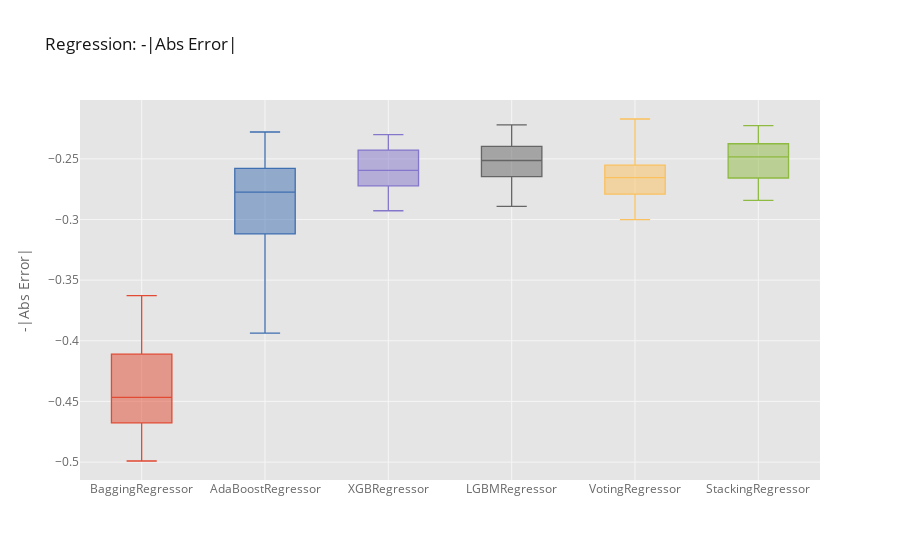

Source (notebook cell):
### Code cell
df_scores_regression = pd.DataFrame()
accuracy_scores_regression = []

for name, model in models_cv:
    model_scores = cross_val_score(model, X_train,y_train, scoring='neg_mean_absolute_error', cv=cv, n_jobs=-1)
    model.fit(X_train,y_train)
    accuracy_scores_regression.append(MSE(y_test, model.predict(X_test))**(1/2))
    df_scores_regression[name] = model_scores

df_scores_regression.iplot(kind='box', asFigure=True, showlegend=False, yTitle='-|Abs Error|', theme='ggplot', title='Regression: -|Abs Error|')

### Figure 1 — Plotly figure (JSON) as saved in the notebook; plotly's stock layout.template omitted (floating-point values rounded to 4 significant figures)
{"data": [{"boxpoints": false, "line": {"width": 1.3}, "marker": {"color": "rgba(226, 74, 51, 1.0)"}, "name": "BaggingRegressor", "orientation": "v", "type": "box", "y": [-0.4687, -0.454, -0.4991, -0.4288, -0.4405, -0.4751, -0.4063, -0.4676, -0.3887, -0.398, -0.4293, -0.409, -0.4781, -0.3628, -0.4329, -0.4548, -0.411, -0.4606, -0.4593, -0.4708, -0.4002, -0.4561, -0.4527, -0.4698, -0.4642, -0.4969, -0.4332, -0.3727, -0.4357, -0.4234]}, {"boxpoints": false, "line": {"width": 1.3}, "marker": {"color": "rgba(62, 111, 176, 1.0)"}, "name": "AdaBoostRegressor", "orientation": "v", "type": "box", "y": [-0.3119, -0.275, -0.26, -0.2737, -0.3936, -0.3117, -0.3227, -0.3153, -0.2279, -0.2416, -0.2527, -0.2897, -0.2745, -0.293, -0.2399, -0.3302, -0.2367, -0.3238, -0.2579, -0.2666, -0.2755, -0.2795, -0.2977, -0.3824, -0.2979, -0.2429, -0.2554, -0.2625, -0.3389, -0.2834]}, {"boxpoints": false, "line": {"width": 1.3}, "marker": {"color": "rgba(132, 118, 202, 1.0)"}, "name": "XGBRegressor", "orientation": "v", "type": "box", "y": [-0.246, -0.2928, -0.2667, -0.2301, -0.2428, -0.2585, -0.2791, -0.2888, -0.2303, -0.249, -0.2899, -0.2475, -0.2653, -0.2348, -0.2431, -0.2765, -0.2462, -0.2317, -0.2651, -0.2695, -0.2421, -0.2606, -0.2793, -0.2723, -0.2466, -0.2427, -0.2638, -0.2372, -0.2688, -0.2725]}, {"boxpoints": false, "line": {"width": 1.3}, "marker": {"color": "rgba(101, 101, 101, 1.0)"}, "name": "LGBMRegressor", "orientation": "v", "type": "box", "y": [-0.2318, -0.2648, -0.2456, -0.2369, -0.2351, -0.2759, -0.2754, -0.2892, -0.2333, -0.2338, -0.2615, -0.2574, -0.2437, -0.2549, -0.2537, -0.2505, -0.2544, -0.2451, -0.2679, -0.2345, -0.2398, -0.2523, -0.2566, -0.2731, -0.2433, -0.222, -0.2487, -0.2442, -0.2701, -0.2754]}, {"boxpoints": false, "line": {"width": 1.3}, "marker": {"color": "rgba(251, 193, 94, 1.0)"}, "name": "VotingRegressor", "orientation": "v", "type": "box", "y": [-0.2742, -0.2886, -0.2791, -0.2409, -0.2583, -0.2722, -0.2913, -0.3002, -0.2172, -0.2427, -0.275, -0.2599, -0.2676, -0.2567, -0.2466, -0.2838, -0.2383, -0.2684, -0.2802, -0.256, -0.2437, -0.2555, -0.2732, -0.2839, -0.2552, -0.2494, -0.2648, -0.2661, -0.2794, -0.2609]}, {"boxpoints": false, "line": {"width": 1.3}, "marker": {"color": "rgba(142, 186, 66, 1.0)"}, "name": "StackingRegressor", "orientation": "v", "type": "box", "y": [-0.2261, -0.2792, -0.2459, -0.2386, -0.2358, -0.2658, -0.274, -0.2842, -0.2323, -0.2356, -0.2658, -0.251, -0.2482, -0.2485, -0.2454, -0.2654, -0.2376, -0.2374, -0.2593, -0.2479, -0.2328, -0.2543, -0.2565, -0.2721, -0.2428, -0.2226, -0.251, -0.2416, -0.2702, -0.2712]}], "layout": {"legend": {"bgcolor": "#FFFFFF", "font": {"color": "#666666"}}, "paper_bgcolor": "#FFFFFF", "plot_bgcolor": "#E5E5E5", "showlegend": false, "title": {"font": {"color": "#151516"}, "text": "Regression: -|Abs Error|"}, "xaxis": {"gridcolor": "#F6F6F6", "showgrid": true, "tickfont": {"color": "#666666"}, "title": {"font": {"color": "#666666"}, "text": ""}, "zerolinecolor": "#F6F6F6"}, "yaxis": {"gridcolor": "#F6F6F6", "showgrid": true, "tickfont": {"color": "#666666"}, "title": {"font": {"color": "#666666"}, "text": "-|Abs Error|"}, "zerolinecolor": "#F6F6F6"}}}
